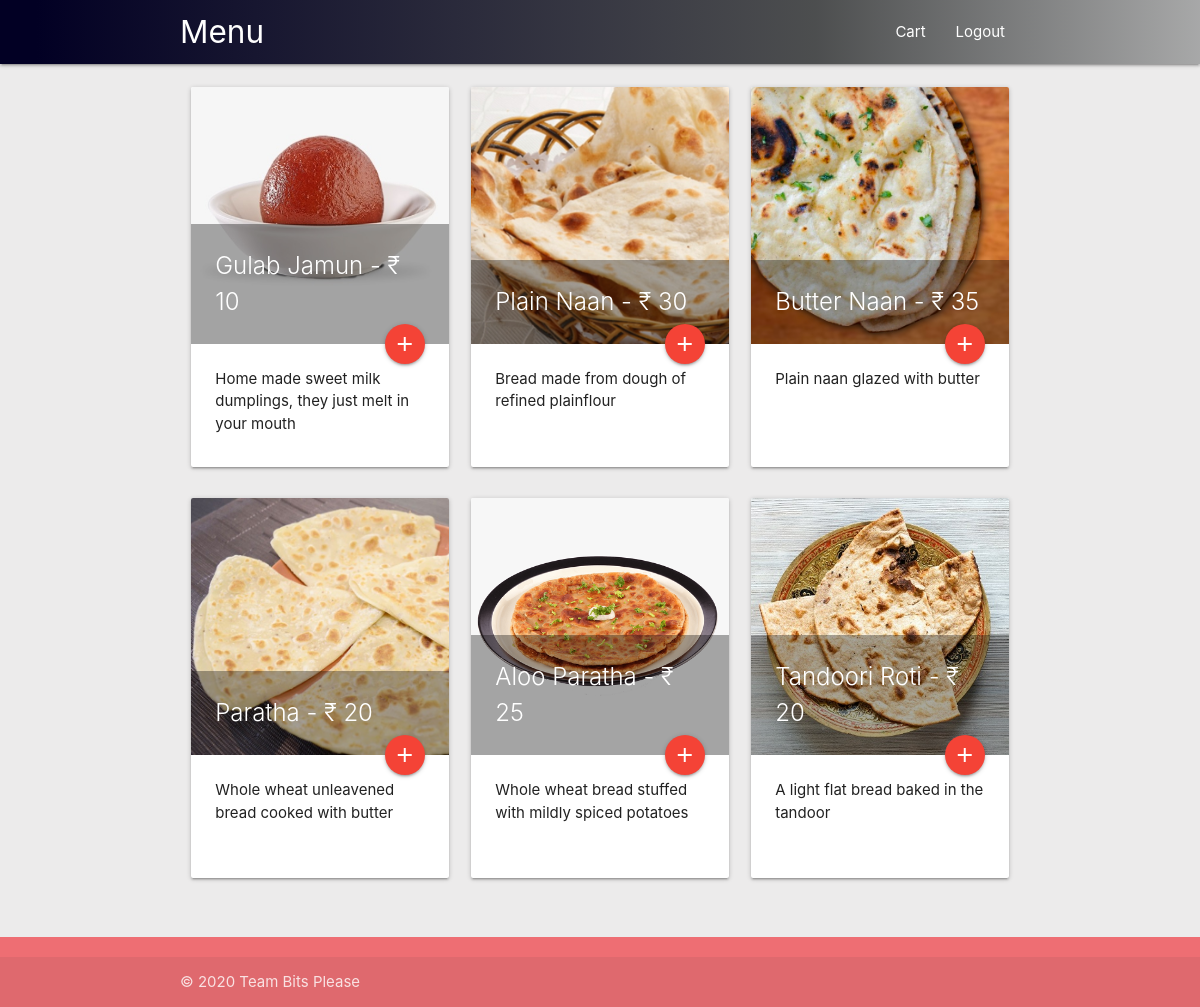
The app's page /menu/ with its own data.
### meals/models.py (models this page shows)
class FoodItem(models.Model):
    name = models.CharField(max_length=100, blank=False)
    price = models.IntegerField(blank=False)
    description = models.CharField(max_length=250, blank=False)
    veg = models.BooleanField(blank=False)
    category = models.ManyToManyField(FoodCategory)
    prep_time = models.IntegerField(blank=False)
    thumbnail = models.ImageField(blank=False)
    def __str__(self):
        return self.name

### meals/views.py (the view)
# urls.py: path('menu/', menu, name='menu'),
def menu(request):
    food_items = FoodItem.objects.all()
    context = {
        'food_items':food_items
        }
    return render(request, 'menu.html', context)

### templates/menu.html (shortened to what this page needs)
{% load static %}
<!DOCTYPE html>
<html lang="en">
<head>
    <link type="text/css" rel="stylesheet" href="{% static 'css/materialize.min.css' %}" media="screen,projection"/>
    <link rel="stylesheet" href="{% static 'css/home.css' %}">
</head>
<body>
<nav class="light-blue lighten-1 nav" role="navigation">
    <div class="nav-wrapper container"><a id="logo-container" href="#" class="brand-logo">Menu</a>
        <ul class="right hide-on-med-and-down">
            <li><a href="{% url 'cart' %}">Cart</a></li>
            <li><a href="{% url 'logout' %}">Logout</a></li>
        </ul>
    </div>
</nav>
<div class="container">
    <div class="section">
        <div class="row">
            {% for food_item in food_items %}
            <div class="col s12 m4" style="margin-bottom: 0.6em;">
                <div class="card" style="height: 380px;">
                    <div class="card-image">
                        <img src="{{ food_item.thumbnail.url }}" alt="" width="200px">
                        <span class="card-title" style="width: 100%; background-color: rgba(0, 0, 0, 0.336);">{{ food_item }} - &#8377 {{ food_item.price }}</span>
                            <button data-item="{{ food_item.id }}" data-action="add" class="update-cart btn-floating halfway-fab waves-effect waves-light red"><i
                                    class="material-icons">add</i></button>
                    </div>
                    <div class="card-content">
                        <p>{{ food_item.description }}</p>
                    </div>
                </div>
            </div>
            {% endfor %}
            <br><br>
        </div>
    </div>
</div>
<footer class="page-footer col-footer">
    <div class="footer-copyright">
        <div class="container">
            <span>&copy; 2020 Team Bits Please</span>
        </div>
    </div>
</footer>
</body>
</html>

### static_in_env/css/home.css (style rules this page uses)
.nav { background: rgb(2,0,36); background: linear-gradient(90deg, rgba(2,0,36,1) 3%, rgba(77,77,77,0.9864320728291317) 68%, rgba(168,168,168,0.9948354341736695) 100%); }
body { background: rgba(236, 235, 235, 0.99) 100%; }

### records on screen
FoodItem: thumbnail (picture), name "Gulab Jamun", price "10", description "Home made sweet milk dumplings, they just melt in your mouth"
FoodItem: thumbnail (picture), name "Plain Naan", price "30", description "Bread made from dough of refined plainflour"
FoodItem: thumbnail (picture), name "Butter Naan", price "35", description "Plain naan glazed with butter"
FoodItem: thumbnail (picture), name "Paratha", price "20", description "Whole wheat unleavened bread cooked with butter"
FoodItem: thumbnail (picture), name "Aloo Paratha", price "25", description "Whole wheat bread stuffed with mildly spiced potatoes"
FoodItem: thumbnail (picture), name "Tandoori Roti", price "20", description "A light flat bread baked in the tandoor"
